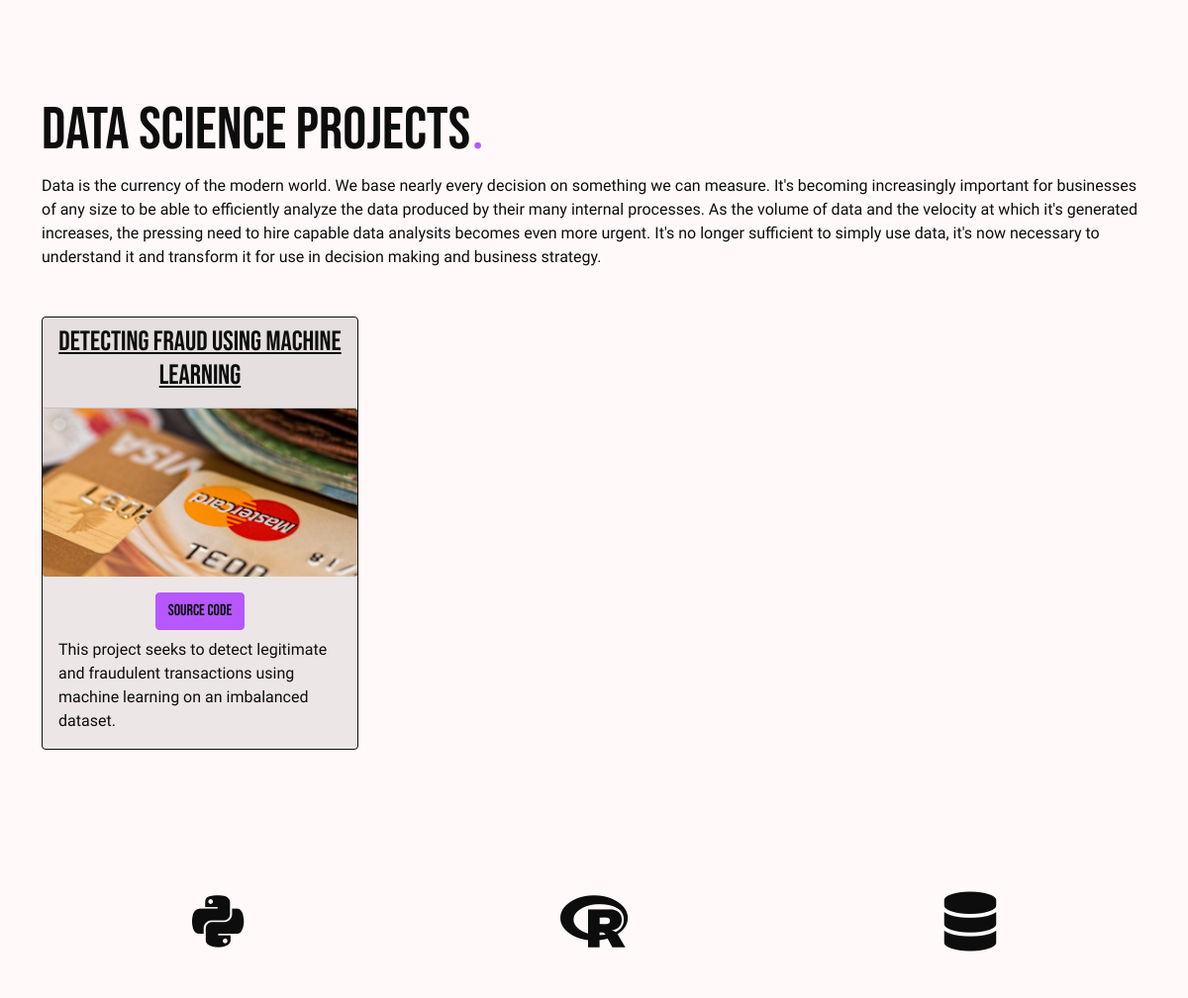
The app's page / (middle part), older data.
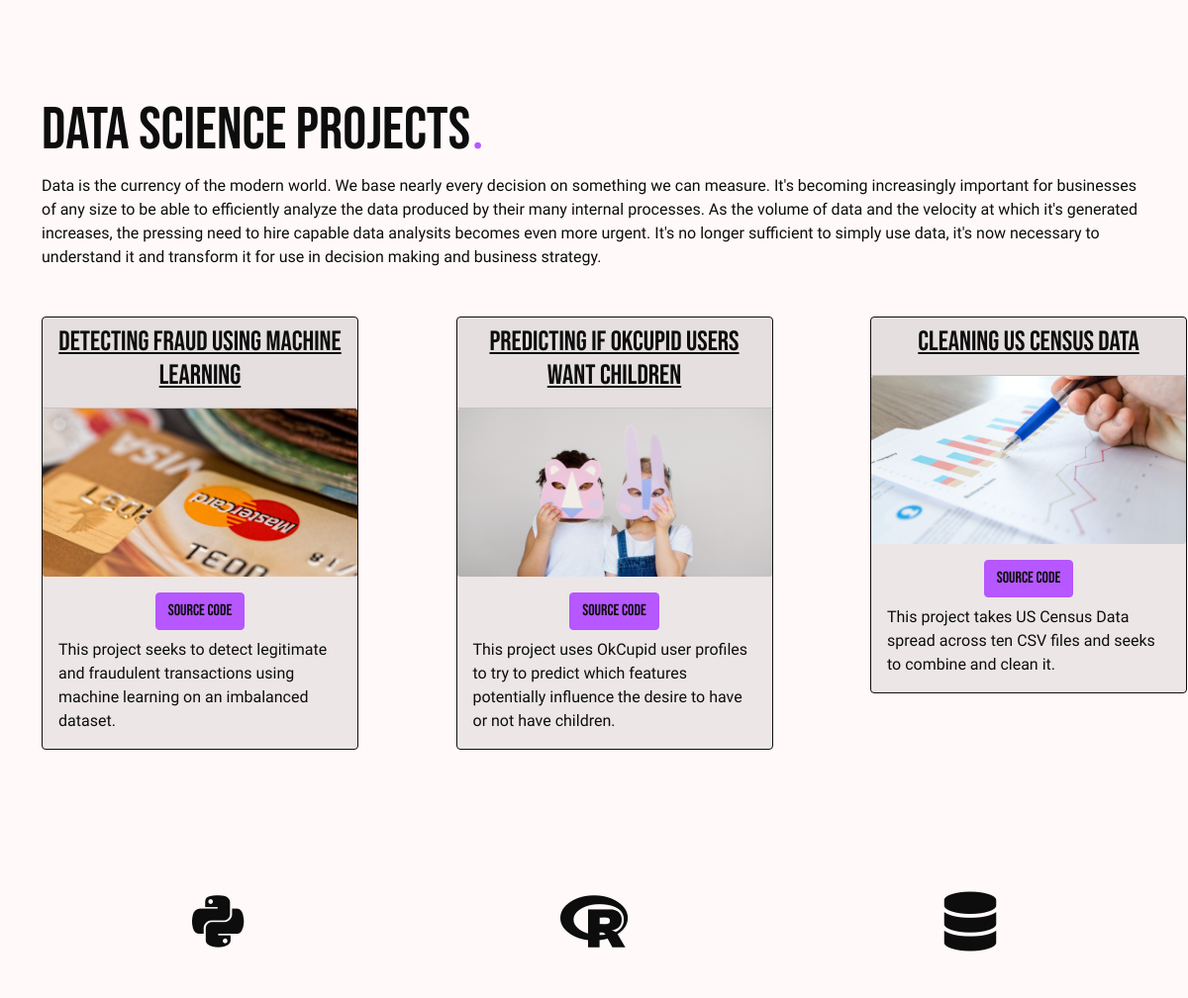
The same page, newer data.
### projects/models.py (models this page shows, shortened)
class Project(models.Model):
    title = models.CharField(max_length=255)
    showcase = models.BooleanField(default=False)
    live_demo = models.CharField(max_length=255, null=True, blank=True)
    post = models.OneToOneField(
        Post,
        on_delete=models.CASCADE,
        primary_key=True,
    )

### blog/models.py (models this page shows, shortened)
class Post(models.Model):
    title = models.CharField(max_length=255)
    description = models.TextField()
    body = RichTextField(blank=True)
    date_published = models.DateField()
    repo_link = models.CharField(max_length=255, blank=True, null=True)
    banner_img = models.ImageField(upload_to="blog/banner_img", blank=True, null=True)
    card_img = models.ImageField(upload_to="blog/card_img", blank=True, null=True)
    lang = models.CharField(max_length=2, choices=languages, default="EN")
    author = models.ForeignKey(Author, on_delete=models.CASCADE)
    tag = models.ManyToManyField(Tag)
    class Meta:
        ordering = ['-date_published']
    def get_tags(self):
        tags = [tag.description for tag in self.tag.all()]
        return tags

### home/views.py (the view)
# urls.py: path('', views.home, name="home"),
def home(request):
    context = {}
    context["projects"] = Project.objects.all()
    context["posts"] = Post.objects.all()
    return render(request, 'home/home.html', context)

### home/templates/home/home.html (shortened to what this page needs)
{% extends "home/base.html" %}
{% load static %}
{% block content %}
<div class="container-fluid section">
    <div class="container content-container pt-5">
    <div class="row pt-5">
        <div class="col">
            <h1 class="text-start">Data Science Projects<span style="color: var(--color-accent); font-family: 'Style Script', cursive;">.</span></h1>
            <p>
                Data is the currency of the modern world. We base nearly every decision on something we can measure.
                It's becoming increasingly important for businesses of any size to be able to efficiently analyze the data produced
                by their many internal processes. As the volume of data and the velocity at which it's generated increases, the pressing
                need to hire capable data analysits becomes even more urgent. It's no longer sufficient to simply use data, it's now
                necessary to understand it and transform it for use in decision making and business strategy.
            </p>
        </div>
    <div class="container">
    <div class = "row">
        <div class="card-group d-flex justify-content-between flex-wrap pt-4">
            {% for project in projects %}
            {% if project.showcase == True %}
            {% if 'Data Science' in project.post.get_tags %}
            <div class="col-lg-3">
                <a href="{% url 'post' pk=project.post.pk title=project.post.title|slugify %}">
                    <div class="card grow mt-2">
                        <div class="card-header text-center">
                            <a href="{% url 'post' pk=project.post.pk title=project.post.title|slugify %}"><h3>{{project.title}}</h3></a>
                        </div>
                        <img class="img-responsive card-img card-img-top" src="{{project.post.card_img.url}}">
                        <div class="card-body">
                            <h5 class="card-title text-center">
                                <a href={{project.post.repo_link}} target="_blank"><button class="btn btn-secondary">Source Code</button></a>
                            </h5>
                            <p class="card-text">{{project.post.description}}</p>
                        </div>
                    </div>
                </a>
            </div>
            {% endif %}
            {% endif %}
            {% endfor %}
        </div>
        </div>
        </div>
        <div class="container text-center tech-container pt-lg-5 pb-5">
            <div class="row pt-lg-5">
                <div class="col pt-5">
                    <i class="fab fa-python"></i>
                </div>
                <div class="col pt-5">
                    <i class="fab fa-r-project"></i>
                </div>
                <div class="col pt-5">
                    <i class="fas fa-database"></i>
                </div>
            </div>
        </div>
    </div>
    </div>
</div>
{% endblock %}

Row changes from the older to the newer data that the page shows:
added Project: title "Predicting if OkCupid Users Want Children", post.card_img (picture), post.description "This project uses OkCupid user profiles to try to predict which features potentially influence the desire to have or not have children."
added Project: title "Cleaning US Census Data", post.card_img (picture), post.description "This project takes US Census Data spread across ten CSV files and seeks to combine and clean it."
